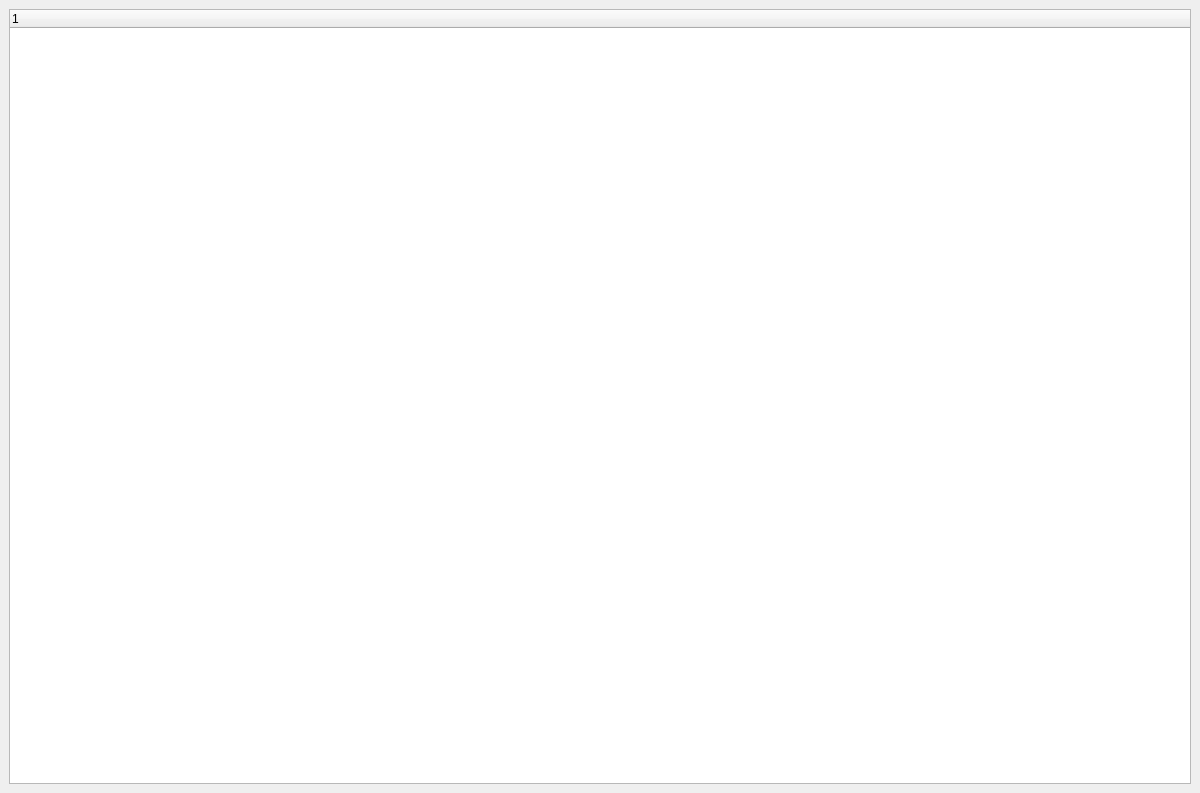
<?xml version="1.0" encoding="UTF-8"?>
<ui version="4.0">
 <class>TreeWindow</class>
 <widget class="QMainWindow" name="TreeWindow">
  <property name="geometry">
   <rect>
    <x>0</x>
    <y>0</y>
    <width>1200</width>
    <height>793</height>
   </rect>
  </property>
  <property name="windowTitle">
   <string>Json Struct</string>
  </property>
  <property name="windowIcon">
   <iconset resource="resource.qrc">
    <normaloff>:/newPrefix/icons/JSON格式化.png</normaloff>:/newPrefix/icons/JSON格式化.png</iconset>
  </property>
  <widget class="QWidget" name="centralwidget">
   <layout class="QHBoxLayout" name="horizontalLayout">
    <item>
     <widget class="QTreeWidget" name="treeWidget">
      <column>
       <property name="text">
        <string notr="true">1</string>
       </property>
      </column>
     </widget>
    </item>
   </layout>
  </widget>
 </widget>
 <resources>
  <include location="resource.qrc"/>
 </resources>
 <connections/>
</ui>
